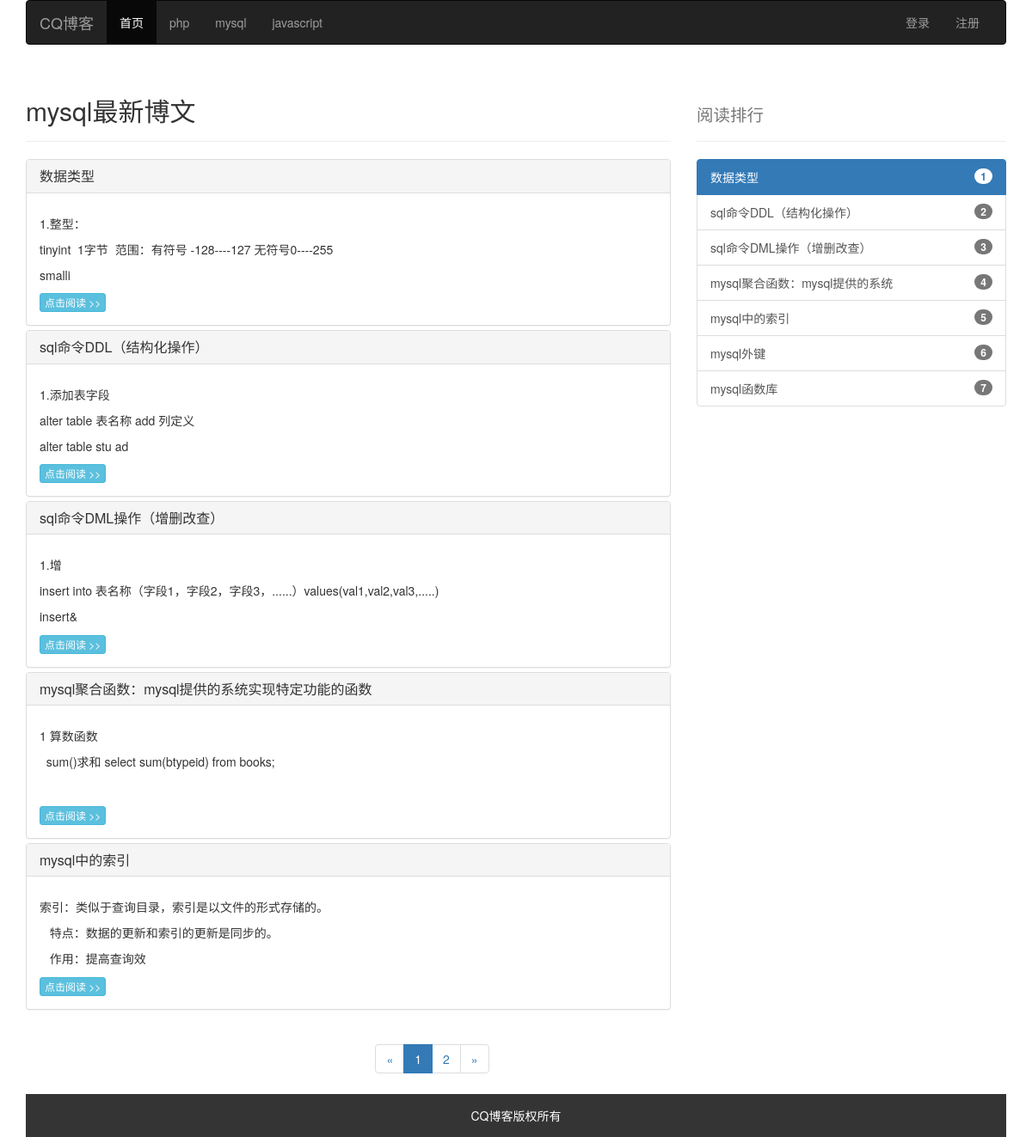
/?cat=2, run on the app's committed database.
### tables this page shows
CREATE TABLE IF NOT EXISTS `blog_category` (
  `id` int(4) UNSIGNED NOT NULL AUTO_INCREMENT COMMENT '分类id',
  `cat_name` varchar(20) NOT NULL COMMENT '分类名称',
  `order` int(4) UNSIGNED NOT NULL COMMENT '排序',
  `cat_url` varchar(20) NOT NULL COMMENT '分类地址',
  `create_time` int(10) NOT NULL COMMENT '创建时间',
  `update_time` int(10) NOT NULL COMMENT '最后更新时间',
  PRIMARY KEY (`id`)
);

CREATE TABLE IF NOT EXISTS `blog_article` (
  `id` int(4) UNSIGNED NOT NULL AUTO_INCREMENT COMMENT '博文编号',
  `order` int(4) UNSIGNED NOT NULL COMMENT '排序',
  `title` varchar(50) NOT NULL COMMENT '博文标题',
  `content` text NOT NULL COMMENT '博文内容',
  `recommend` int(1) UNSIGNED NOT NULL DEFAULT '0' COMMENT '是否推荐 1推荐 0不推荐',
  `title_url` varchar(20) NOT NULL COMMENT '博文地址',
  `cat_id` int(4) UNSIGNED NOT NULL COMMENT '分类ID',
  `create_time` int(10) UNSIGNED NOT NULL COMMENT '创建时间',
  `update_time` int(10) UNSIGNED NOT NULL COMMENT '最后更新时间',
  PRIMARY KEY (`id`)
);

### index.php (called while the page is built)
<?php
require 'public/inc/header.inc.php';
require 'public/tpl/'.$tplName.'_tpl.php';
require 'public/inc/footer.inc.php';
?>

### public/config.php (called while the page is built, shortened)
<?php
$catTable = 'blog_category';
$artTable = 'blog_article';
$num = 5;
$getNo = isset($_GET) ? count($_GET) : 0;
switch($getNo)
{
    case 1:
    case 2:
    case 3:
        $get = array_keys($_GET);
        switch($get[0])
        {
            case 'cat':
                include 'select_cat.php';break 2;
        }break;
}

### public/select_cat.php (called while the page is built, shortened)
<?php
include 'function.php';
$conn = db_connect($db);
$order = 'ORDER BY `order`';
$catList = do_cat_select($conn,$catTable,' ',$order);
foreach ($catList as $cat)
{
    if($cat['id'] == $_GET['cat'])
    {
        $catName = $cat['cat_name'];
    }
}
$conn = db_connect($db);
$page = isset($_GET['page']) ? $_GET['page'] : 1;
$limit = pagination($conn,$artTable,$page,$num);
$where = " WHERE cat_id={$_GET['cat']} ";
$artList = do_art_select($conn,$artTable,$where,$limit);
$conn = db_connect($db);
$cat_id = $_GET['cat'];
$where1 = ' WHERE cat_id='.$cat_id;
$where2 = ' AND recommend=1';
$where = $where1.$where2;
$artListAll = do_art_select($conn,$artTable,$where,'');

### public/function.php (called while the page is built, shortened)
<?php
function do_cat_select($conn,$table,$where,$order)
{
    $sql = "SELECT * FROM $table"." $where"." $order";
    $rows = [];
    if($result = mysqli_query($conn,$sql))
    {
        while($row = mysqli_fetch_assoc($result))
        {
            $rows[] = $row;
        }
    }
    return $rows;
}
function do_art_select($conn,$table,$where,$limit)
{
    $sql = "SELECT * FROM `{$table}` {$where} {$limit}";
    $rows = [];
    if($result = mysqli_query($conn,$sql))
    {
        while($row = mysqli_fetch_assoc($result))
        {
            $rows[] = $row;
        }
    }
    return $rows;
}
function pagination($conn, $table, $page, $num)
{
     $sql = "SELECT count(*) AS count FROM $table";
     if($result = mysqli_query($conn,$sql))
     {
         $row = mysqli_fetch_assoc($result);
         $count = $row['count'];
     }else{
         echo "没有更多数据了~";
         $count = 0;
     }
     $total = ceil($count/$num);
     $page = ($page<=1) ? 1 : $page;
     $page = ($page>=$total) ? $total : $page;
     $offset = ($page-1)*$num;
     $limit = 'limit '.$offset.','.$num;
     return $limit;
}

### public/tpl/index_tpl.php (the view, shortened to what this page needs)
<div class="row">
    <div class="col-md-8">
        <div class="page-header">
            <h2><?php echo isset($catName) ? $catName : ''?>最新博文</h2>
        </div>
    </div>
    <div class="col-md-4">
        <div class="page-header">
          <h2><small>阅读排行</small></h2>
        </div>
    </div>
</div>
<div class="row">
<div class="col-md-8">
    <div class="panel-group" id="accordion" role="tablist" aria-multiselectable="true">
<?php foreach ($artList as $art) :?>
<div class="panel panel-default">
    <div class="panel-heading" role="tab" id="headingOne">
        <h4 class="panel-title">
            <a role="button" data-toggle="collapse" data-parent="#accordion" href="#collapseOne" aria-expanded="true" aria-controls="collapseOne"><?php echo $art['title']?>
            </a>
        </h4>
    </div>
    <div id="collapseOne" class="panel-collapse collapse in" role="tabpanel" aria-labelledby="headingOne">
        <div class="panel-body">
            <p><?php
            $content = htmlspecialchars_decode($art['content']);
            $content = mb_substr($content,0,120,'utf-8');
            echo  $content;
            ?></p>
            <a  class="btn btn-info btn-xs" href="/index.php<?php echo $art['title_url'];  ?>" role="button">点击阅读 >></a>
        </div>
    </div>
</div>
<?php endforeach;?>
</div>
</div>
<?php include 'public/inc/right_inc.php'?>
</div>
<?php
    include 'public/tpl/page_tpl.php'
?>

### public/inc/header.inc.php (shortened to what this page needs)
<?php include 'public/config.php';?>
<!DOCTYPE html>
<html lang="zh-CN">
  <head>
    <link href="lib/bootstrap/css/bootstrap.min.css" rel="stylesheet">
    <link rel="stylesheet" type="text/css" href="/lib/wangeditor/dist/css/wangEditor.min.css">
  </head>
  <body>
<div class="container">
    <div class="row">
        <div class="col-md-12">
            <nav class="navbar navbar-inverse">
        <div class="container-fluid">
          <div class="navbar-header">
            <a class="navbar-brand" href="/">CQ博客</a>
          </div>
          <div class="collapse navbar-collapse" id="bs-example-navbar-collapse-1">
            <ul class="nav navbar-nav">
              <li class="active"><a href="/">首页</a></li>
              <?php foreach($catList as $cat) :?>
              <li><a href="<?php echo $cat['cat_url'];?>"><?php echo $cat['cat_name'];?></a></li>
              <?php endforeach;?>
            </ul>
            <?php if(isset($_SESSION['username'])):
                        if($grade == 1):
            ?>
            <ul class="nav navbar-nav navbar-right">
              <li><a href="#"><?php echo $_SESSION['username'];?></a></li>
              <li class="dropdown">
                <a href="#" class="dropdown-toggle" data-toggle="dropdown" role="button" aria-haspopup="true" aria-expanded="false">后台管理 <span class="caret"></span></a>
                <ul class="dropdown-menu">
                  <li><a href="?act=cat_mange">分类管理</a></li>
                  <li><a href="?act=art_mange">博文管理</a></li>
                  <li><a href="?act=user_mange">用户管理</a></li>
                  <li role="separator" class="divider"></li>
                  <li><a href="?act=logout">退出</a></li>
                </ul>
              </li>
            </ul>
                    <?php else:?>
                        <ul class="nav navbar-nav navbar-right">
                          <li><a href="#"><?php echo $_SESSION['username'];?></a></li>
                          <li class="dropdown">
                            <a href="#" class="dropdown-toggle" data-toggle="dropdown" role="button" aria-haspopup="true" aria-expanded="false">我的<span class="caret"></span></a>
                            <ul class="dropdown-menu">
                              <li><a href="#">个人中心</a></li>
                              <li><a href="#">我的博文</a></li>
                              <li><a href="#">信息管理</a></li>
                              <li role="separator" class="divider"></li>
                              <li><a href="?act=logout">退出</a></li>
                            </ul>
                          </li>
                        </ul>
                    <?php endif;?>
            <?php
                else:
            ?>
                <ul class="nav navbar-nav navbar-right">
                  <li><a href="?act=login">登录</a></li>
                  <li><a href="?act=register">注册</a></li>
              </ul>
            <?php endif;?>
          </div>
        </div>
      </nav>
        </div>
    </div>

### public/inc/right_inc.php
<div class="col-md-4">
    <div class="list-group">
        <?php
        $counter = 1;
        foreach($artListAll as $art)
        {
            if($counter<=10)
            {
                $active = ($counter==1) ? 'active' : '';
                echo '<a href="'.$art['title_url'].'" class="list-group-item '.$active.'">'.mb_substr($art['title'],0,20,'utf-8').'<span class="badge">'.$counter.'</span></a>';
            }else{
                break;
            }
            $counter++;
        }
    ?>
   </div>
</div>

### data on the page
blog_category: cat_name "php"
blog_category: cat_name "mysql"
blog_category: cat_name "javascript"
blog_article: title "数据类型", content "1.整型： tinyint 1字节 范围：有符号 -128----127 无符号0----255 smalli"
blog_article: title "sql命令DDL（结构化操作）", content "1.添加表字段 alter table 表名称 add 列定义 alter table stu ad"
blog_article: title "sql命令DML操作（增删改查）", content "1.增 insert into 表名称（字段1，字段2，字段3，......）values(val1,val2,val3,.....) insert&"
blog_article: title "mysql聚合函数：mysql提供的系统实现特定功能的函数", content "1 算数函数 sum()求和 select sum(btypeid) from books;", title "mysql聚合函数：mysql提供的系统"
blog_article: title "mysql中的索引", content "索引：类似于查询目录，索引是以文件的形式存储的。 特点：数据的更新和索引的更新是同步的。 作用：提高查询效"
blog_article: title "mysql外键"
blog_article: title "mysql函数库"

### other printed values
$value "1"
$value "2"
